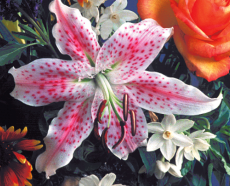
%> input picture Practica 0/imagenes/lily.tif, 230 x 186 px
$ octave Prog1.m   (GNU Octave 9; MATLAB toolbox functions it lacks are replaced by stand-ins)
%> lines starting %> are read from the running program, lines starting %| are printed output that depends on the picture
clear all
close all
im = imread('imagenes\lily.tif');
%> im is the input picture: size 186x230x3 uint8; mean R, G, B 137.5, 101.8, 107.7
im2 = rgb2gray(im);
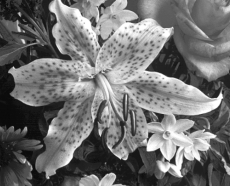
%> im2: size 186x230 uint8; min 9, max 255, mean 113.1
figure(1);
imshow(im2);
figure(2);
imhist(im2);
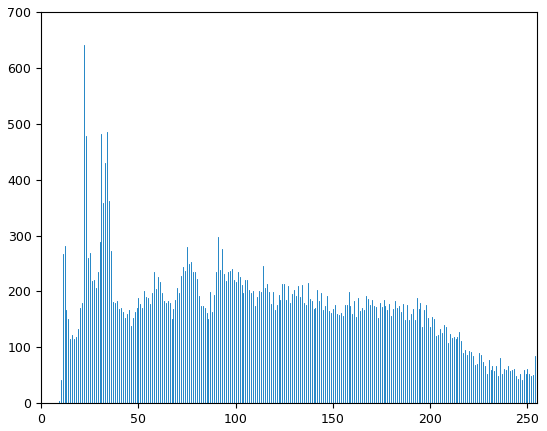
%> figure redrawn from the program's plot data; highest point at x = 22, y = 641
imwrite(im2,'imagenes\lily_gray.tif');

$ run again, with Practica 0/imagenes/alumgrns.tif copied over Practica 0/imagenes/lily.tif
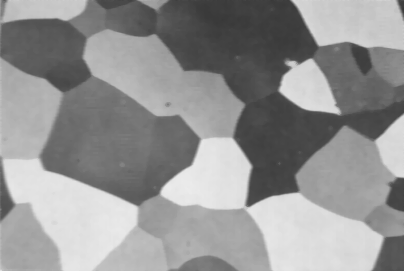
%> input picture Practica 0/imagenes/alumgrns.tif, 404 x 271 px
%> im is the input picture: size 271x404 uint8; min 55, max 236, mean 147.1
%> `imhist(im2);`:
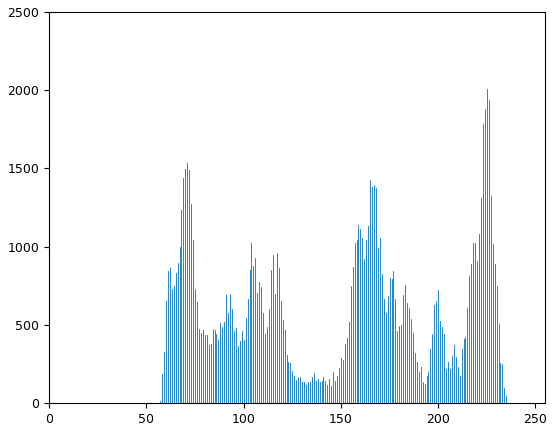
%> figure redrawn from the program's plot data; highest point at x = 225, y = 2011

$ run again, with Practica 0/imagenes/blood.tif copied over Practica 0/imagenes/lily.tif
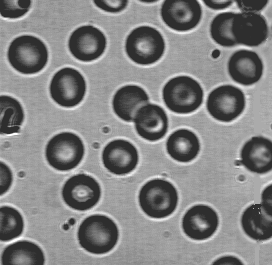
%> input picture Practica 0/imagenes/blood.tif, 272 x 265 px
%> im is the input picture: size 265x272 uint8; min 46, max 255, mean 129.8
%> `imhist(im2);`:
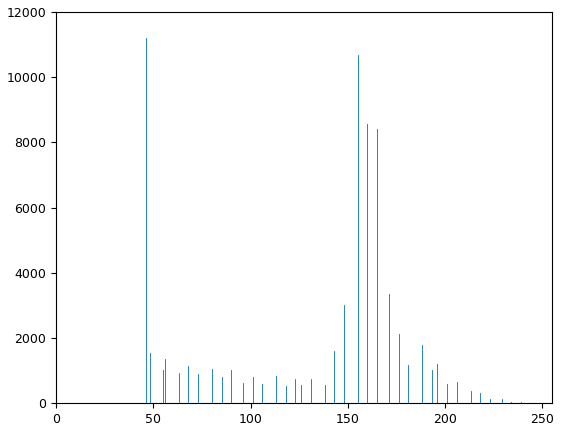
%> figure redrawn from the program's plot data; highest point at x = 46, y = 11198

$ run again, with Practica 0/imagenes/kids.tif copied over Practica 0/imagenes/lily.tif
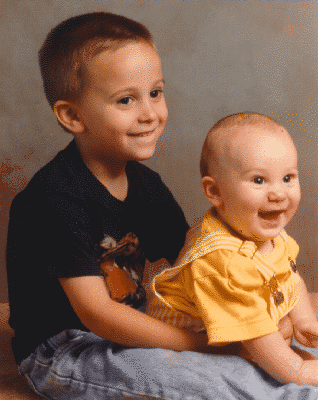
%> input picture Practica 0/imagenes/kids.tif, 318 x 400 px
%> `im = imread('imagenes\lily.tif');`:
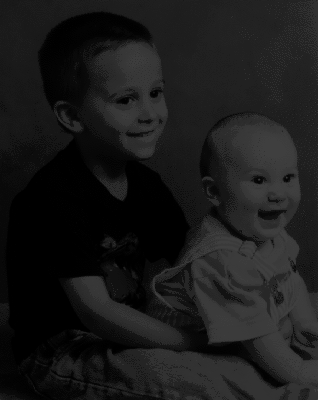
%> im: size 400x318 uint8; min 0, max 63, mean 26.1
%> `imhist(im2);`:
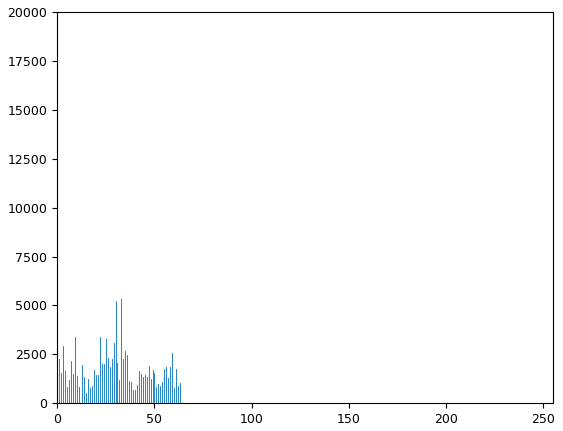
%> figure redrawn from the program's plot data; highest point at x = 0, y = 19065
